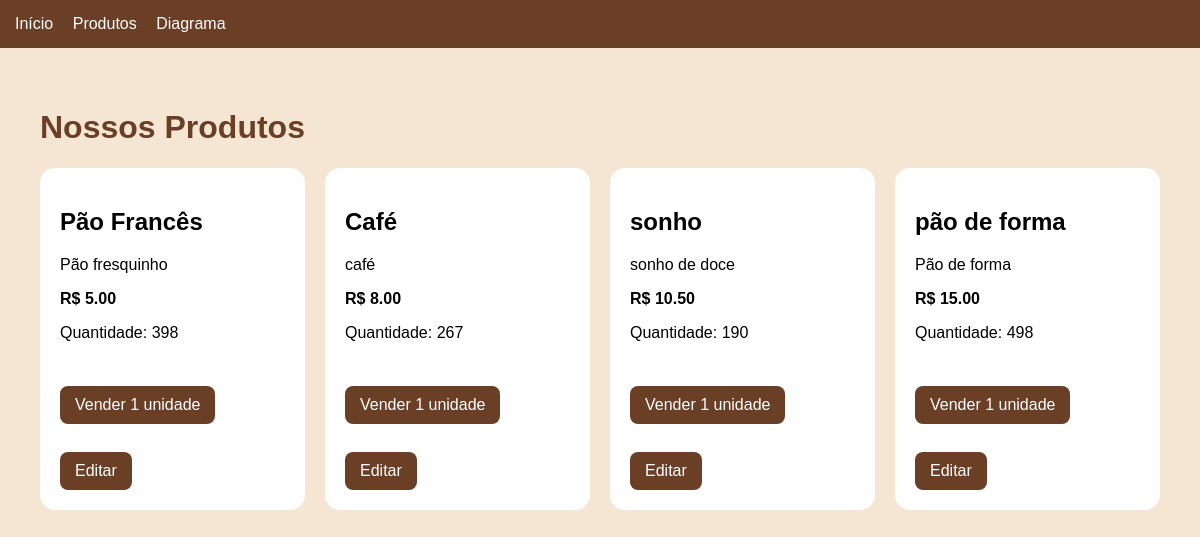
/produtos-site/, run on the app's committed database.
### core/models.py (models this page shows, shortened)
class Produto(models.Model):
    nome = models.CharField(max_length=100)
    categoria = models.ForeignKey(Categoria, on_delete=models.CASCADE)
    preco = models.DecimalField(max_digits=8, decimal_places=2)
    quantidade_estoque = models.IntegerField(default=0)
    descricao = models.TextField()

### core/views.py (the view)
# urls.py: path('produtos-site/', ProdutosView.as_view(), name='produtos_site'),
class ProdutosView(ListView):
    model = Produto
    template_name = 'produtos.html'
    context_object_name = 'produtos'

### templates/produtos.html (shortened to what this page needs)
<!DOCTYPE html>
<html lang="pt-br">
<head>
</head>
<body>
<nav>
    <a href="/">Início</a>
    <a href="/produtos-site/">Produtos</a>
    <a href="{% url 'diagrama' %}">Diagrama</a>
</nav>
<div class="container">
<h1>Nossos Produtos</h1>
<div class="grid">
{% for produto in produtos %}
<div class="card">
<h2>{{ produto.nome }}</h2>
<p>{{ produto.descricao }}</p>
<strong>R$ {{ produto.preco }}</strong>
<p>Quantidade: {{ produto.quantidade_estoque }}</p>
<br>
<a class="btn" href="/vender/{{ produto.id }}/">
 Vender 1 unidade
</a>
<br><br>
<a class="btn" href="/editar/{{ produto.id }}/">
Editar
</a>
</div>
{% endfor %}
</div>
</div>
</body>
</html>

### templates/produtos.html (style rules this page uses)
body { margin:0; font-family:Arial; background:#f5e6d3; }
nav { background:#6b3e26; padding:15px; }
nav a { color:white; text-decoration:none; margin-right:15px; }
.container { padding:40px; }
.grid { display:grid; grid-template-columns:repeat(auto-fit,minmax(250px,1fr)); gap:20px; }
.card { background:white; padding:20px; border-radius:15px; }
.btn { display:inline-block; margin-top:10px; background:#6b3e26; color:white; padding:10px 15px; border-radius:8px; text-decoration:none; }
h1 { color:#6b3e26; }

### data on the page
Produto: nome "Pão Francês", descricao "Pão fresquinho", preco "5.00", quantidade_estoque "398"
Produto: nome "Café", descricao "café", preco "8.00", quantidade_estoque "267"
Produto: nome "sonho", descricao "sonho de doce", preco "10.50", quantidade_estoque "190"
Produto: nome "pão de forma", descricao "Pão de forma", preco "15.00", quantidade_estoque "498"
